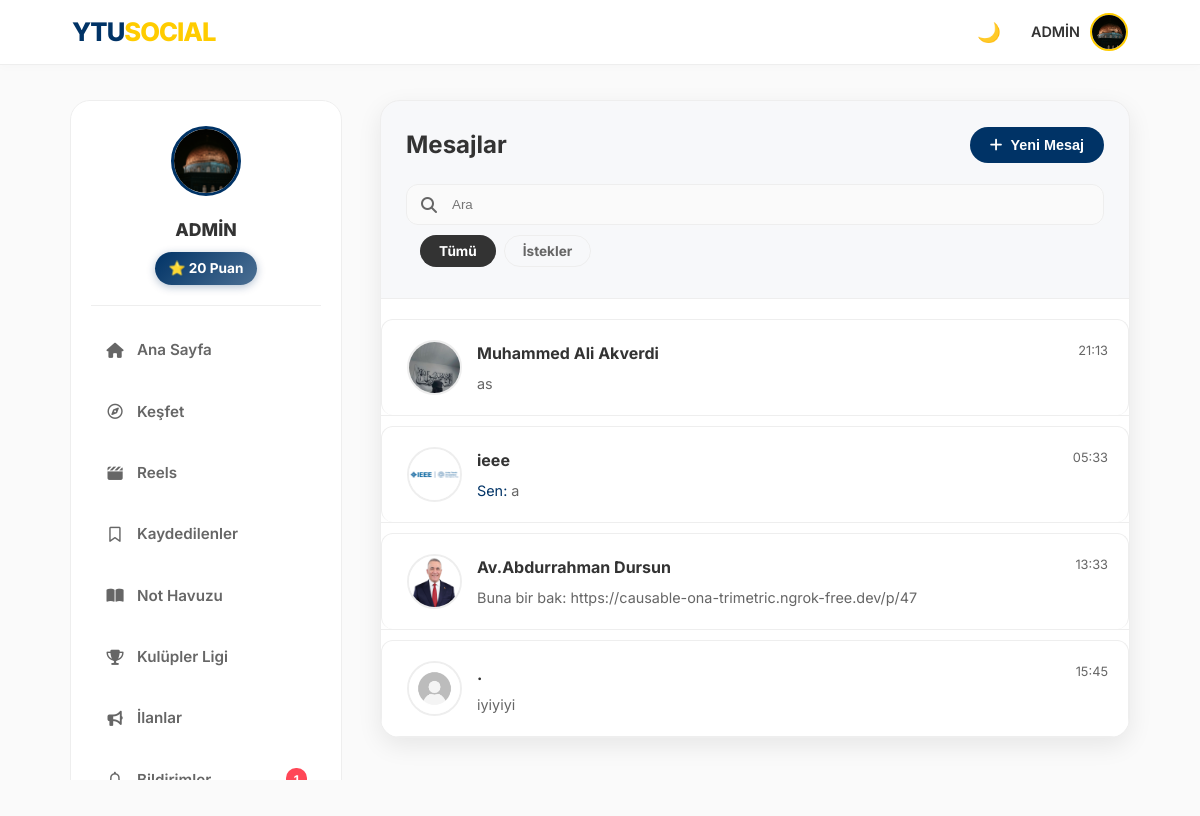
Screenshot of /messages (signed in) with the database file from the repository.
### models.py (models this page shows, shortened)
class User(UserMixin, db.Model):
    id = db.Column(db.Integer, primary_key=True)
    email = db.Column(db.String(120), unique=True, nullable=False)
    password = db.Column(db.String(200), nullable=False)
    username = db.Column(db.String(50), nullable=True)
    handle = db.Column(db.String(30), unique=True, nullable=True)
    stories = db.relationship('Story', backref='author', lazy=True)
    is_admin = db.Column(db.Boolean, default=False)
    is_moderator = db.Column(db.Boolean, default=False)
    department = db.Column(db.String(100), nullable=True)
    score = db.Column(db.Integer, default=0)
    bio = db.Column(db.String(200), nullable=True)
    profile_pic = db.Column(db.String(200), default='img/default_avatar.png')
    is_verified = db.Column(db.Boolean, default=False)
    otp_code = db.Column(db.String(6))
    ban_expiration = db.Column(db.DateTime, nullable=True)
    is_banned = db.Column(db.Boolean, default=False)
    posts = db.relationship('Post', backref='author', lazy=True)
    image_file = db.Column(db.String(255), nullable=True)
    comments = db.relationship('Comment', backref='author', lazy=True)
    messages_sent = db.relationship('Message', foreign_keys='Message.sender_id', backref='sender', lazy='dynamic')
    messages_received = db.relationship('Message', foreign_keys='Message.recipient_id', backref='recipient', lazy='dynamic')
    saved_posts = db.relationship('SavedPost', back_populates='user', lazy=True, cascade="all, delete-orphan")
    followed = db.relationship(
        'User', secondary=followers,
        primaryjoin=(followers.c.follower_id == id),
        secondaryjoin=(followers.c.followed_id == id),
        backref=db.backref('followers', lazy='dynamic'), lazy='dynamic'
    )
    blocking = db.relationship(
        'User', secondary=blocked_users,
        primaryjoin=(blocked_users.c.blocker_id == id),
        secondaryjoin=(blocked_users.c.blocked_id == id),
        backref=db.backref('blocked_by', lazy='dynamic'), lazy='dynamic'
    )

class Message(db.Model):
    id = db.Column(db.Integer, primary_key=True)
    sender_id = db.Column(db.Integer, db.ForeignKey('user.id'), nullable=False)
    recipient_id = db.Column(db.Integer, db.ForeignKey('user.id'), nullable=False)
    body = db.Column(db.String(500), nullable=False)
    timestamp = db.Column(db.DateTime, index=True, default=datetime.utcnow)
    is_read = db.Column(db.Boolean, default=False)
    msg_type = db.Column(db.String(10), default='text')
    file_path = db.Column(db.String(255), nullable=True)

### routes/main.py (the view)
@main.route('/messages')
@login_required
def messages_inbox():
    sent_ids = db.session.query(Message.recipient_id).filter(Message.sender_id == current_user.id)
    received_ids = db.session.query(Message.sender_id).filter(Message.recipient_id == current_user.id)
    contact_ids = [r[0] for r in sent_ids.union(received_ids).all()]
    contacts = User.query.filter(User.id.in_(contact_ids)).all() if contact_ids else []
    conversations = []
    for contact in contacts:
        last_msg = Message.query.filter(or_((Message.sender_id == current_user.id) & (Message.recipient_id == contact.id), (Message.sender_id == contact.id) & (Message.recipient_id == current_user.id))).order_by(Message.timestamp.desc()).first()
        unread_count = Message.query.filter_by(sender_id=contact.id, recipient_id=current_user.id, is_read=False).count()
        conversations.append({'user': contact, 'last_message': last_msg, 'timestamp': last_msg.timestamp if last_msg else datetime.min, 'unread': unread_count})
    conversations.sort(key=lambda x: (x['unread'] > 0, x['timestamp']), reverse=True)
    following_users = current_user.followed.all()
    return render_template('inbox.html', conversations=conversations, following_users=following_users)

### models.py (called while the page is built)
@login_manager.user_loader
def load_user(user_id):
    return User.query.get(int(user_id))

### utils.py (called while the page is built)
def get_trending_hashtags():
    from models import Post
    posts = Post.query.with_entities(Post.content).all()
    hashtags = {}
    for post in posts:
        if post.content:
            found_tags = set(re.findall(r"#(\w+)", post.content.lower()))
            for tag in found_tags:
                hashtags[tag] = hashtags.get(tag, 0) + 1
    sorted_tags = sorted(hashtags.items(), key=lambda x: x[1], reverse=True)
    return sorted_tags[:5]

### templates/inbox.html (shortened to what this page needs)
<!DOCTYPE html>
<html lang="tr">
<head>
    <link rel="stylesheet" href="/static/style.css">
    <link href="https://cdnjs.cloudflare.com/ajax/libs/font-awesome/6.4.0/css/all.min.css" rel="stylesheet">
</head>
<body>
    {% include 'navbar_partial.html' ignore missing %}
    <div class="inbox-layout">
        <aside class="left-sidebar sticky-sidebar">
            <div style="background:var(--card-bg);border-radius:20px;padding:25px 20px;border:1px solid var(--border-color);">
                <div style="text-align:center;margin-bottom:20px;padding-bottom:20px;border-bottom:1px solid var(--border-color);">
                    <img src="/static/{{ current_user.profile_pic }}" style="width:70px;height:70px;border-radius:50%;border:3px solid var(--ytu-lacivert);object-fit:cover;margin-bottom:12px;">
                    <h3 style="font-size:1.1rem;font-weight:800;color:var(--text-color);margin:0 0 8px;">{{ current_user.username }}</h3>
                    <span style="background:linear-gradient(135deg,var(--ytu-lacivert),rgba(var(--ytu-lacivert-rgb),.7));color:#fff;display:inline-block;padding:6px 14px;border-radius:20px;font-weight:700;font-size:.85rem;box-shadow:0 2px 8px rgba(var(--ytu-lacivert-rgb),.3);">⭐ {{ current_user.score }} Puan</span>
                </div>
                <nav style="display:flex;flex-direction:column;gap:8px;">
                    <a href="{{ url_for('main.index') }}" class="sidebar-link" style="display:flex;align-items:center;gap:12px;padding:12px 14px;border-radius:12px;color:var(--text-muted);text-decoration:none;font-weight:600;font-size:.95rem;transition:all .2s;"><i class="fa-solid fa-house" style="width:20px;text-align:center;"></i> Ana Sayfa</a>
                    <a href="{{ url_for('main.explore') }}" class="sidebar-link" style="display:flex;align-items:center;gap:12px;padding:12px 14px;border-radius:12px;color:var(--text-muted);text-decoration:none;font-weight:600;font-size:.95rem;transition:all .2s;"><i class="fa-regular fa-compass" style="width:20px;text-align:center;"></i> Keşfet</a>
                    <a href="{{ url_for('main.reels') }}" class="sidebar-link" style="display:flex;align-items:center;gap:12px;padding:12px 14px;border-radius:12px;color:var(--text-muted);text-decoration:none;font-weight:600;font-size:.95rem;transition:all .2s;"><i class="fa-solid fa-clapperboard" style="width:20px;text-align:center;"></i> Reels</a>
                    <a href="{{ url_for('main.saved_posts_list') }}" class="sidebar-link" style="display:flex;align-items:center;gap:12px;padding:12px 14px;border-radius:12px;color:var(--text-muted);text-decoration:none;font-weight:600;font-size:.95rem;transition:all .2s;"><i class="fa-regular fa-bookmark" style="width:20px;text-align:center;"></i> Kaydedilenler</a>
                    <a href="{{ url_for('main.notes_pool') }}" class="sidebar-link" style="display:flex;align-items:center;gap:12px;padding:12px 14px;border-radius:12px;color:var(--text-muted);text-decoration:none;font-weight:600;font-size:.95rem;transition:all .2s;"><i class="fa-solid fa-book-open" style="width:20px;text-align:center;"></i> Not Havuzu</a>
                    <a href="{{ url_for('main.clubs_full_list') }}" class="sidebar-link" style="display:flex;align-items:center;gap:12px;padding:12px 14px;border-radius:12px;color:var(--text-muted);text-decoration:none;font-weight:600;font-size:.95rem;transition:all .2s;"><i class="fa-solid fa-trophy" style="width:20px;text-align:center;"></i> Kulüpler Ligi</a>
                    <a href="{{ url_for('main.adverts') }}" class="sidebar-link" style="display:flex;align-items:center;gap:12px;padding:12px 14px;border-radius:12px;color:var(--text-muted);text-decoration:none;font-weight:600;font-size:.95rem;transition:all .2s;"><i class="fa-solid fa-bullhorn" style="width:20px;text-align:center;"></i> İlanlar</a>
                    <a href="{{ url_for('main.notifications') }}" class="sidebar-link" style="display:flex;align-items:center;gap:12px;padding:12px 14px;border-radius:12px;color:var(--text-muted);text-decoration:none;font-weight:600;font-size:.95rem;transition:all .2s;">
                        <i class="fa-regular fa-bell" style="width:20px;text-align:center;"></i> Bildirimler
                        {% if unread_count > 0 %}<span class="notification-badge">{{ unread_count }}</span>{% endif %}
                    </a>
                </nav>
            </div>
        </aside>
        <main>
            <div class="inbox-container">
                <div class="inbox-header">
                    <div class="inbox-title-row">
                        <h2>Mesajlar</h2>
                        <button class="btn-new-msg" onclick="openNewMsgModal()">
                            <i class="fa-solid fa-plus"></i> Yeni Mesaj
                        </button>
                    </div>
                    <div class="inbox-search-wrapper">
                        <i class="fa-solid fa-magnifying-glass search-icon-pos"></i>
                        <input type="text" id="chatSearch" class="inbox-search-input" placeholder="Ara" onkeyup="searchChats()">
                    </div>
                    <div class="inbox-tabs">
                        <button class="inbox-tab active" data-filter="all">Tümü</button>
                        <button class="inbox-tab" data-filter="requests">İstekler</button>
                    </div>
                </div>
                <div class="inbox-list" id="inboxList">
                    {% if conversations %}
                        {% for conv in conversations %}
                        <div class="inbox-row">
                        <a href="{{ url_for('main.chat', handle=conv.user.handle) }}" class="inbox-item {% if conv.unread > 0 %}unread-bg{% endif %}" id="conv-{{ conv.user.id }}">
                            <img src="/static/{{ conv.user.profile_pic }}" class="inbox-avatar" alt="{{ conv.user.username }}">
                            <div class="inbox-info">
                                <div class="inbox-top-row">
                                    <span class="inbox-name">{{ conv.user.username }}</span>
                                    <span class="inbox-time" id="time-{{ conv.user.id }}">
                                        {% if conv.last_message %}
                                            {{ conv.timestamp.strftime('%H:%M') }}
                                        {% endif %}
                                    </span>
                                </div>
                                <div class="inbox-preview-row">
                                    <p class="inbox-preview" id="last-msg-{{ conv.user.id }}">
                                        {% if conv.last_message %}
                                            {% if conv.last_message.sender_id == current_user.id %}
                                                <span style="color:var(--ytu-lacivert);">Sen:</span>
                                            {% endif %}
                                            {% if conv.last_message.msg_type == 'audio' %}
                                                🎤 Sesli Mesaj
                                            {% else %}
                                                {{ conv.last_message.body }}
                                            {% endif %}
                                        {% else %}
                                            <i style="opacity:0.7;">Sohbeti başlat...</i>
                                        {% endif %}
                                    </p>
                                </div>
                            </div>
                        </a>
                        </div>
                        {% endfor %}
                    {% endif %}
                </div>
            </div>
        </main>
    </div>
</body>
</html>

### templates/navbar_partial.html (shortened to what this page needs)
<nav class="navbar">
    <a href="/" class="nav-logo">YTU<span>SOCIAL</span></a>
    <div class="nav-items" id="mobile-menu">
        <button type="button" onclick="toggleDarkMode()" id="theme-btn" title="Temayı Değiştir" style="background:none; border:none; cursor:pointer; font-size:1.2rem;">
            🌙
        </button>
        <div class="profile-menu" onclick="toggleProfileDropdown()">
            {% if current_user.is_authenticated %}
                <span style="font-weight: 600; font-size: 0.9rem;">{{ current_user.username }}</span>
                <img src="/static/{{ current_user.profile_pic }}" class="nav-avatar" alt="Profil">
            {% else %}
                <span style="font-weight: 600;">Misafir</span>
                <img src="/static/img/default_avatar.png" class="nav-avatar" alt="Misafir">
            {% endif %}
        </div>
    </div>
</nav>

### templates/inbox.html (style rules this page uses)
.inbox-tabs { display:flex;gap:8px;padding:10px 14px 6px; }
.inbox-tab { padding:7px 18px;border-radius:20px;border:1px solid var(--border-color);background:transparent;color:var(--text-muted);font-size:0.85rem;font-weight:700;cursor:pointer;transition:all 0.15s;font-family:inherit; }
.inbox-tab.active { background:var(--text-color);color:var(--card-bg);border-color:transparent; }

### rows the page displays
User: username "ADMİN", profile_pic (picture), score "20"
User: user.profile_pic (picture), user.username "Muhammed Ali Akverdi"
Message: timestamp "21:13", last_message.body "as"
User: user.profile_pic (picture), user.username "ieee"
Message: timestamp "05:33", last_message.body "a"
User: user.profile_pic (picture), user.username "Av.Abdurrahman Dursun"
Message: timestamp "13:33", last_message.body "Buna bir bak: https://causable-ona-trimetric.ngrok-free.dev/p/47"
User: user.profile_pic (placeholder picture), user.username "."
Message: timestamp "15:45", last_message.body "iyiyiyi"
